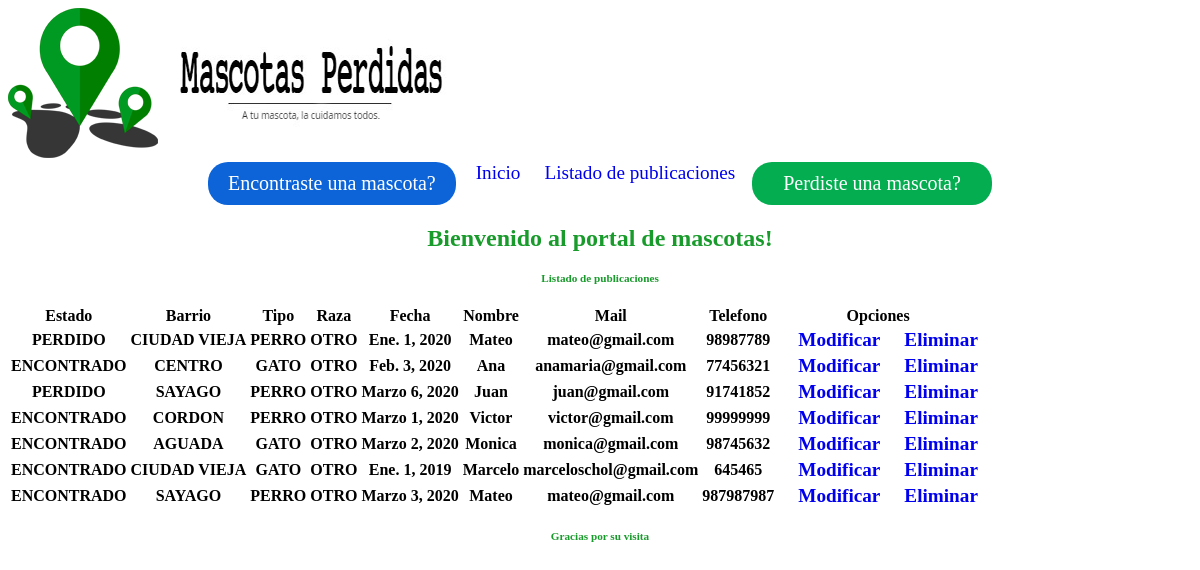
The app's page /listado_publicaciones/, older data.
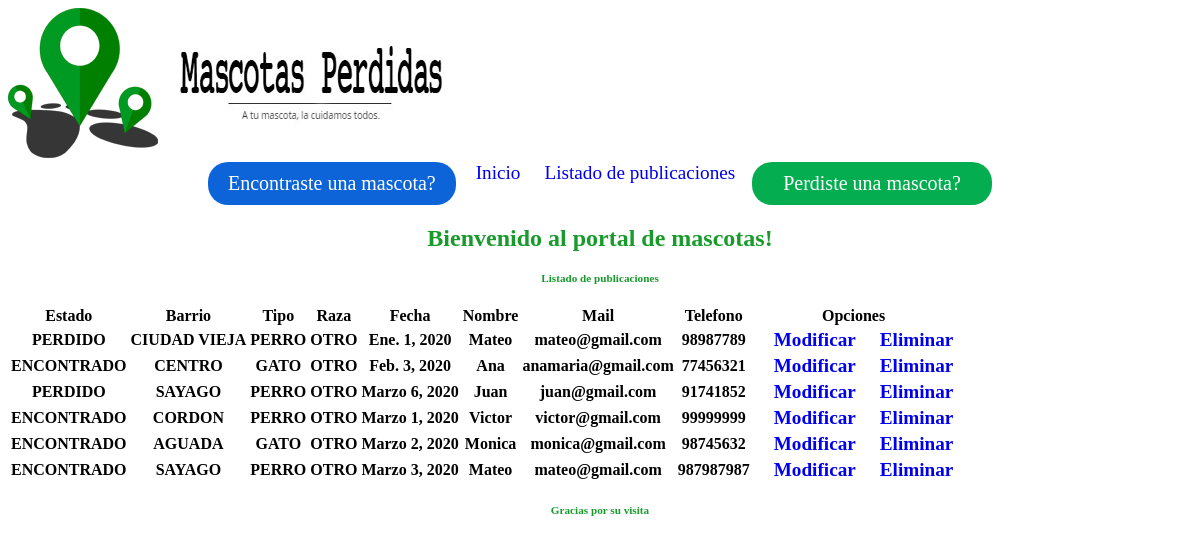
The same page, newer data.
### Mascotas/models.py (models this page shows)
class MascotaPerdida(models.Model):
    estado = models.CharField(max_length=40)
    imagen = models.ImageField(null=True, blank=True)  # <---- NO SACAR EL NULL NI EL BLANK QUE SE ROMPE LA BBDD
    barrio = models.ForeignKey(Barrio, on_delete=models.CASCADE)
    tipo = models.ForeignKey(Tipo, on_delete=models.CASCADE)
    raza = models.ForeignKey(Raza, on_delete=models.CASCADE)
    fecha = models.DateField()
    nombre = models.CharField(max_length=40)
    mail = models.EmailField()
    telefono = models.IntegerField()
    descripcion = models.TextField()

class Barrio(models.Model):
    lugar = models.CharField(max_length=40)  # <---- Para indicar el barrio donde se perdio
    def __str__(self):
        return self.lugar

class Tipo(models.Model):
    especie = models.CharField(max_length=40)  # <---- Para indicar si es perro, gato, etc.
    def __str__(self):
        return self.especie

class Raza(models.Model):
    tipo = models.CharField(max_length=40)  # <---- Para indicar la raza del animal
    def __str__(self):
        return self.tipo

### Mascotasperdidas/views.py (the view)
# urls.py: path('listado_publicaciones/', Listado_publicaciones, name='listado_publicaciones'),
def Listado_publicaciones(request):
    listado = MascotaPerdida.objects.all()
    data = {
        'listado': listado
    }
    return render(request, 'listado_publicaciones.html', data)

### Mascotasperdidas/templates/listado_publicaciones.html (shortened to what this page needs)
{% extends 'base.html' %}
{% load static %}
{% block contenido %}
        <h3>Listado de publicaciones</h3>
        <table>
            <tr>
                <th>Estado</th>
                <th>Barrio</th>
                <th>Tipo</th>
                <th>Raza</th>
                <th>Fecha</th>
                <th>Nombre</th>
                <th>Mail</th>
                <th>Telefono</th>
                <th>Opciones</th>
            </tr>
            {% for l in listado %}
                <tr>
                    <th>{{ l.estado }}</th>
                    <th>{{ l.barrio }}</th>
                    <th>{{ l.tipo }}</th>
                    <th>{{ l.raza }}</th>
                    <th>{{ l.fecha }}</th>
                    <th>{{ l.nombre }}</th>
                    <th>{{ l.mail }}</th>
                    <th>{{ l.telefono }}</th>
                    <th>
                        <a href="{% url 'modificar_publicaciones' l.id %}">Modificar</a>
                        <a href="#" onclick="ConfirmarEliminacion({{l.id}})">Eliminar</a>
                    </th>
                </tr>
            {% endfor %}
        </table>
{% endblock %}

Row changes from the older to the newer data that the page shows:
removed MascotaPerdida: estado "ENCONTRADO", barrio "CIUDAD VIEJA", tipo "GATO", raza "OTRO", fecha "Ene. 1, 2019", nombre "Marcelo", mail "marceloschol@gmail.com", telefono "645465"
